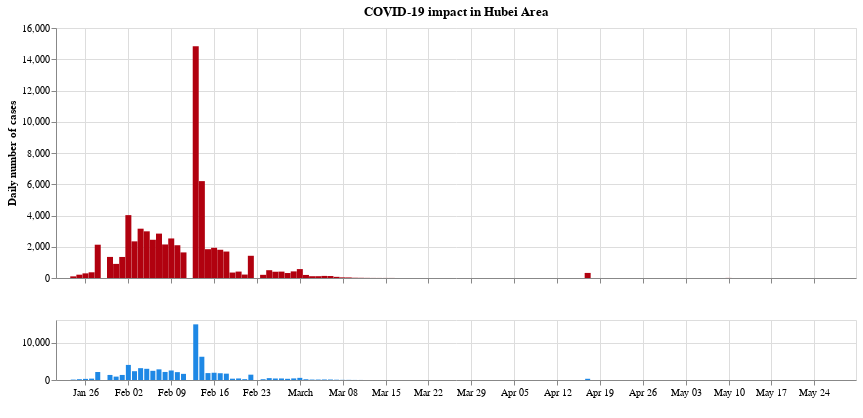

Write notebook code for a chart like this one.
### Code cell
brush = alt.selection(type="interval", encodings=["x"])

highlight = alt.selection(type="single", on="mouseover", fields=["Date"], nearest=True)

base = (
    alt.Chart(df_wuhan)
    .mark_bar(color="#1e88e5")
    .encode(alt.X("Date:T"), alt.Y("daily_Confirmed:Q"))
    .properties(width=800, height=250)
)

upper = (
    base.encode(
        alt.X(
            "Date:T",
            scale=alt.Scale(domain=brush),
            axis=alt.Axis(labels=False, title=" "),
        ),
        alt.Y("daily_Confirmed:Q", axis=alt.Axis(title="Daily number of cases")),
        color=alt.condition(~highlight, alt.value("#1e88e5"), alt.value("#b1010f")),
        size=alt.condition(~highlight, alt.value(3), alt.value(6)),
        tooltip=[
            alt.Tooltip("area_name:N", title="Area Name"),
            alt.Tooltip("Date:T", title="Date"),
            alt.Tooltip("daily_Confirmed:Q", title="Daily new cases"),
            alt.Tooltip("Confirmed:Q", title="Total cases"),
        ],
    )
    .properties(title="COVID-19 impact in Hubei Area")
    .add_selection(highlight)
)

lower = (
    base.encode(
        alt.X("Date:T", axis=alt.Axis(title=" ")),
        alt.Y("daily_Confirmed:Q", axis=alt.Axis(title=" ")),
        color=alt.condition(brush, alt.value("#1e88e5"), alt.value("lightgray")),
    )
    .properties(height=60)
    .add_selection(brush)
)

upper & lower

### Figure 1 — Vega-Lite specification as saved in the notebook (floating-point values rounded to 4 significant figures; data arrays with more than 128 entries replaced by an {"elided": "..."} marker saying what was removed)
{"config": {"view": {"continuousWidth": 400, "continuousHeight": 300}}, "vconcat": [{"mark": {"type": "bar", "color": "#1e88e5"}, "encoding": {"color": {"condition": {"value": "#1e88e5", "selection": {"not": "selector006"}}, "value": "#b1010f"}, "size": {"condition": {"value": 3, "selection": {"not": "selector006"}}, "value": 6}, "tooltip": [{"type": "nominal", "field": "area_name", "title": "Area Name"}, {"type": "temporal", "field": "Date", "title": "Date"}, {"type": "quantitative", "field": "daily_Confirmed", "title": "Daily new cases"}, {"type": "quantitative", "field": "Confirmed", "title": "Total cases"}], "x": {"type": "temporal", "axis": {"labels": false, "title": " "}, "field": "Date", "scale": {"domain": {"selection": "selector005"}}}, "y": {"type": "quantitative", "axis": {"title": "Daily number of cases"}, "field": "daily_Confirmed"}}, "height": 250, "selection": {"selector006": {"type": "single", "on": "mouseover", "fields": ["Date"], "nearest": true}}, "title": "COVID-19 impact in Hubei Area", "width": 800}, {"mark": {"type": "bar", "color": "#1e88e5"}, "encoding": {"color": {"condition": {"value": "#1e88e5", "selection": "selector005"}, "value": "lightgray"}, "x": {"type": "temporal", "axis": {"title": " "}, "field": "Date"}, "y": {"type": "quantitative", "axis": {"title": " "}, "field": "daily_Confirmed"}}, "height": 60, "selection": {"selector005": {"type": "interval", "encodings": ["x"]}}, "width": 800}], "data": {"name": "data-adb44c36260c13b51e558c2b8133ca4f"}, "$schema": "https://vega.github.io/schema/vega-lite/v4.8.1.json", "datasets": {"data-adb44c36260c13b51e558c2b8133ca4f": {"elided": "130 records"}}}
